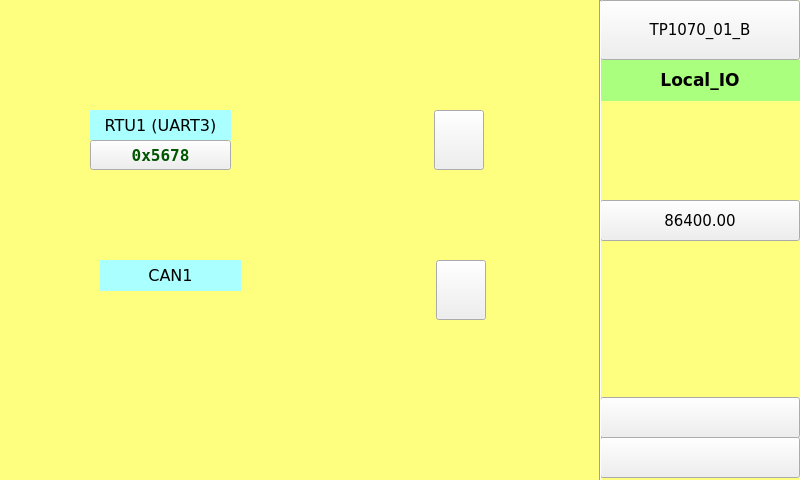
<?xml version="1.0" encoding="UTF-8"?>
<ui version="4.0">
 <class>page100</class>
 <widget class="QWidget" name="page100">
  <property name="geometry">
   <rect>
    <x>0</x>
    <y>0</y>
    <width>800</width>
    <height>480</height>
   </rect>
  </property>
  <property name="minimumSize">
   <size>
    <width>800</width>
    <height>480</height>
   </size>
  </property>
  <property name="maximumSize">
   <size>
    <width>800</width>
    <height>480</height>
   </size>
  </property>
  <property name="windowTitle">
   <string>page100</string>
  </property>
  <property name="styleSheet">
   <string notr="true">QWidget#page100
{background-color: rgb(255, 255, 127);
}
</string>
  </property>
  <widget class="ATCMbutton" name="atcmButton_6">
   <property name="geometry">
    <rect>
     <x>600</x>
     <y>0</y>
     <width>200</width>
     <height>60</height>
    </rect>
   </property>
   <property name="font">
    <font>
     <family>DejaVu Sans</family>
     <pointsize>11</pointsize>
     <weight>50</weight>
     <bold>false</bold>
    </font>
   </property>
   <property name="toolTip">
    <string/>
   </property>
   <property name="whatsThis">
    <string>ATCMbutton widget</string>
   </property>
   <property name="pageName">
    <string>menu</string>
   </property>
   <property name="statusvar">
    <string/>
   </property>
   <property name="viewStatus">
    <bool>false</bool>
   </property>
   <property name="refresh">
    <number>200</number>
   </property>
   <property name="visibilityVar">
    <string/>
   </property>
   <property name="bgColor">
    <color>
     <red>255</red>
     <green>255</green>
     <blue>127</blue>
    </color>
   </property>
   <property name="borderColor">
    <color>
     <red>0</red>
     <green>0</green>
     <blue>0</blue>
    </color>
   </property>
   <property name="text">
    <string>TP1070_01_B</string>
   </property>
   <property name="pressText">
    <string>TP1070_01_B</string>
   </property>
   <property name="borderWidth">
    <number>1</number>
   </property>
   <property name="borderRadius">
    <number>0</number>
   </property>
   <property name="apparence">
    <enum>QFrame::Raised</enum>
   </property>
  </widget>
  <widget class="ATCMdate" name="atcmDate">
   <property name="geometry">
    <rect>
     <x>600</x>
     <y>397</y>
     <width>200</width>
     <height>41</height>
    </rect>
   </property>
   <property name="font">
    <font>
     <family>DejaVu Sans</family>
     <pointsize>10</pointsize>
    </font>
   </property>
   <property name="toolTip">
    <string>ATCM QDate</string>
   </property>
   <property name="whatsThis">
    <string>ATCMdate widget</string>
   </property>
   <property name="bgColor">
    <color>
     <red>170</red>
     <green>255</green>
     <blue>127</blue>
    </color>
   </property>
   <property name="borderWidth">
    <number>0</number>
   </property>
   <property name="borderRadius">
    <number>0</number>
   </property>
  </widget>
  <widget class="ATCMtime" name="atcmTime">
   <property name="geometry">
    <rect>
     <x>600</x>
     <y>437</y>
     <width>200</width>
     <height>41</height>
    </rect>
   </property>
   <property name="font">
    <font>
     <family>DejaVu Sans</family>
     <pointsize>10</pointsize>
    </font>
   </property>
   <property name="toolTip">
    <string>ATCM QTime</string>
   </property>
   <property name="whatsThis">
    <string>ATCMtime widget</string>
   </property>
   <property name="bgColor">
    <color>
     <red>170</red>
     <green>255</green>
     <blue>127</blue>
    </color>
   </property>
   <property name="borderWidth">
    <number>0</number>
   </property>
   <property name="borderRadius">
    <number>0</number>
   </property>
  </widget>
  <widget class="ATCMlabel" name="atcmLabel_PLC_time">
   <property name="geometry">
    <rect>
     <x>600</x>
     <y>200</y>
     <width>200</width>
     <height>41</height>
    </rect>
   </property>
   <property name="font">
    <font>
     <family>DejaVu Sans</family>
     <pointsize>11</pointsize>
     <weight>50</weight>
     <bold>false</bold>
    </font>
   </property>
   <property name="text">
    <string>86400.00</string>
   </property>
   <property name="toolTip">
    <string>PLC_time</string>
   </property>
   <property name="whatsThis">
    <string>ATCMlabel widget</string>
   </property>
   <property name="variable">
    <string>PLC_time</string>
   </property>
   <property name="refresh">
    <number>500</number>
   </property>
   <property name="max">
    <string>0</string>
   </property>
   <property name="min">
    <string>0</string>
   </property>
   <property name="viewStatus">
    <bool>false</bool>
   </property>
   <property name="visibilityVar">
    <string/>
   </property>
   <property name="bgColor">
    <color>
     <red>170</red>
     <green>255</green>
     <blue>127</blue>
    </color>
   </property>
   <property name="borderWidth">
    <number>0</number>
   </property>
   <property name="borderRadius">
    <number>0</number>
   </property>
  </widget>
  <widget class="QLabel" name="label_Qt_Project">
   <property name="geometry">
    <rect>
     <x>600</x>
     <y>60</y>
     <width>200</width>
     <height>41</height>
    </rect>
   </property>
   <property name="font">
    <font>
     <family>DejaVu Sans</family>
     <pointsize>13</pointsize>
     <weight>75</weight>
     <bold>true</bold>
    </font>
   </property>
   <property name="styleSheet">
    <string notr="true">background-color: rgb(170, 255, 127);</string>
   </property>
   <property name="text">
    <string>Local_IO</string>
   </property>
   <property name="alignment">
    <set>Qt::AlignCenter</set>
   </property>
  </widget>
  <widget class="Line" name="line_6">
   <property name="geometry">
    <rect>
     <x>590</x>
     <y>0</y>
     <width>20</width>
     <height>481</height>
    </rect>
   </property>
   <property name="orientation">
    <enum>Qt::Vertical</enum>
   </property>
  </widget>
  <widget class="ATCMled" name="atcmLed_21">
   <property name="geometry">
    <rect>
     <x>140</x>
     <y>300</y>
     <width>30</width>
     <height>30</height>
    </rect>
   </property>
   <property name="toolTip">
    <string>CH1_NETGOOD</string>
   </property>
   <property name="whatsThis">
    <string>ATCMled widget</string>
   </property>
   <property name="variable">
    <string>CH1_NETGOOD</string>
   </property>
   <property name="refresh">
    <number>500</number>
   </property>
   <property name="viewStatus">
    <bool>false</bool>
   </property>
   <property name="visibilityVar">
    <string/>
   </property>
   <property name="onIcon">
    <iconset>
     <normaloff>:/on.png</normaloff>:/on.png</iconset>
   </property>
   <property name="offIcon">
    <iconset>
     <normaloff>:/off.png</normaloff>:/off.png</iconset>
   </property>
  </widget>
  <widget class="ATCMled" name="atcmLed_22">
   <property name="geometry">
    <rect>
     <x>175</x>
     <y>300</y>
     <width>30</width>
     <height>30</height>
    </rect>
   </property>
   <property name="toolTip">
    <string>CH1_01_NODERUN</string>
   </property>
   <property name="whatsThis">
    <string>ATCMled widget</string>
   </property>
   <property name="variable">
    <string>CH1_01_NODERUN</string>
   </property>
   <property name="refresh">
    <number>500</number>
   </property>
   <property name="viewStatus">
    <bool>false</bool>
   </property>
   <property name="visibilityVar">
    <string/>
   </property>
   <property name="onIcon">
    <iconset>
     <normaloff>:/on.png</normaloff>:/on.png</iconset>
   </property>
   <property name="offIcon">
    <iconset>
     <normaloff>:/off.png</normaloff>:/off.png</iconset>
   </property>
  </widget>
  <widget class="ATCMled" name="atcmLed_23">
   <property name="geometry">
    <rect>
     <x>211</x>
     <y>300</y>
     <width>30</width>
     <height>30</height>
    </rect>
   </property>
   <property name="toolTip">
    <string>CH1_01_NODEGOOD</string>
   </property>
   <property name="whatsThis">
    <string>ATCMled widget</string>
   </property>
   <property name="variable">
    <string>CH1_01_NODEGOOD</string>
   </property>
   <property name="refresh">
    <number>500</number>
   </property>
   <property name="viewStatus">
    <bool>false</bool>
   </property>
   <property name="visibilityVar">
    <string/>
   </property>
   <property name="onIcon">
    <iconset>
     <normaloff>:/on.png</normaloff>:/on.png</iconset>
   </property>
   <property name="offIcon">
    <iconset>
     <normaloff>:/off.png</normaloff>:/off.png</iconset>
   </property>
  </widget>
  <widget class="ATCMled" name="atcmLed_24">
   <property name="geometry">
    <rect>
     <x>103</x>
     <y>300</y>
     <width>30</width>
     <height>30</height>
    </rect>
   </property>
   <property name="toolTip">
    <string>CH1_NETRUN</string>
   </property>
   <property name="whatsThis">
    <string>ATCMled widget</string>
   </property>
   <property name="variable">
    <string>CH1_NETRUN</string>
   </property>
   <property name="refresh">
    <number>500</number>
   </property>
   <property name="viewStatus">
    <bool>false</bool>
   </property>
   <property name="visibilityVar">
    <string/>
   </property>
   <property name="onIcon">
    <iconset>
     <normaloff>:/on.png</normaloff>:/on.png</iconset>
   </property>
   <property name="offIcon">
    <iconset>
     <normaloff>:/off.png</normaloff>:/off.png</iconset>
   </property>
  </widget>
  <widget class="ATCMlabel" name="atcmLabel_42">
   <property name="geometry">
    <rect>
     <x>90</x>
     <y>140</y>
     <width>141</width>
     <height>30</height>
    </rect>
   </property>
   <property name="font">
    <font>
     <family>DejaVu Sans Mono</family>
     <pointsize>12</pointsize>
     <weight>75</weight>
     <bold>true</bold>
    </font>
   </property>
   <property name="text">
    <string>0x5678</string>
   </property>
   <property name="styleSheet">
    <string notr="true">color: rgb(0, 85, 0);</string>
   </property>
   <property name="toolTip">
    <string>RTU_HEARTBEAT</string>
   </property>
   <property name="whatsThis">
    <string>ATCMlabel widget</string>
   </property>
   <property name="variable">
    <string>RTU_HEARTBEAT</string>
   </property>
   <property name="refresh">
    <number>200</number>
   </property>
   <property name="max">
    <string>0</string>
   </property>
   <property name="min">
    <string>0</string>
   </property>
   <property name="viewStatus">
    <bool>false</bool>
   </property>
   <property name="visibilityVar">
    <string/>
   </property>
   <property name="bgColor">
    <color>
     <red>170</red>
     <green>255</green>
     <blue>255</blue>
    </color>
   </property>
   <property name="fontColor">
    <color>
     <red>0</red>
     <green>0</green>
     <blue>0</blue>
    </color>
   </property>
   <property name="borderWidth">
    <number>0</number>
   </property>
   <property name="borderRadius">
    <number>0</number>
   </property>
   <property name="format">
    <enum>ATCMlabel::Dec</enum>
   </property>
  </widget>
  <widget class="ATCMbutton" name="atcmButton_7">
   <property name="geometry">
    <rect>
     <x>434</x>
     <y>110</y>
     <width>50</width>
     <height>60</height>
    </rect>
   </property>
   <property name="font">
    <font>
     <family>DejaVu Sans</family>
     <pointsize>11</pointsize>
    </font>
   </property>
   <property name="checkable">
    <bool>true</bool>
   </property>
   <property name="toolTip">
    <string>RTU_RTU_WR</string>
   </property>
   <property name="whatsThis">
    <string>ATCMbutton widget</string>
   </property>
   <property name="pageName">
    <string/>
   </property>
   <property name="passwordVar">
    <string/>
   </property>
   <property name="statusvar">
    <string>RTU_RTU_WR</string>
   </property>
   <property name="viewStatus">
    <bool>false</bool>
   </property>
   <property name="visibilityVar">
    <string/>
   </property>
   <property name="bgColor">
    <color>
     <red>255</red>
     <green>0</green>
     <blue>0</blue>
    </color>
   </property>
   <property name="bgPressColor">
    <color>
     <red>85</red>
     <green>255</green>
     <blue>0</blue>
    </color>
   </property>
   <property name="text">
    <string/>
   </property>
   <property name="pressText">
    <string/>
   </property>
   <property name="borderWidth">
    <number>0</number>
   </property>
   <property name="borderRadius">
    <number>0</number>
   </property>
   <property name="apparence">
    <enum>QFrame::Raised</enum>
   </property>
  </widget>
  <widget class="ATCMled" name="atcmLed_26">
   <property name="geometry">
    <rect>
     <x>308</x>
     <y>110</y>
     <width>50</width>
     <height>60</height>
    </rect>
   </property>
   <property name="toolTip">
    <string>RTU_RTU_RD</string>
   </property>
   <property name="whatsThis">
    <string>ATCMled widget</string>
   </property>
   <property name="font">
    <font>
     <family>DejaVu Sans</family>
     <pointsize>8</pointsize>
    </font>
   </property>
   <property name="variable">
    <string>RTU_RTU_RD</string>
   </property>
   <property name="refresh">
    <number>500</number>
   </property>
   <property name="viewStatus">
    <bool>false</bool>
   </property>
   <property name="visibilityVar">
    <string/>
   </property>
   <property name="onIcon">
    <iconset>
     <normaloff>:/on.png</normaloff>:/on.png</iconset>
   </property>
   <property name="offIcon">
    <iconset>
     <normaloff>:/off.png</normaloff>:/off.png</iconset>
   </property>
  </widget>
  <widget class="QLabel" name="label_30">
   <property name="geometry">
    <rect>
     <x>90</x>
     <y>110</y>
     <width>141</width>
     <height>30</height>
    </rect>
   </property>
   <property name="font">
    <font>
     <family>DejaVu Sans</family>
     <pointsize>12</pointsize>
     <weight>50</weight>
     <bold>false</bold>
    </font>
   </property>
   <property name="styleSheet">
    <string notr="true">background-color: rgb(170, 255, 255);</string>
   </property>
   <property name="text">
    <string>RTU1 (UART3)</string>
   </property>
   <property name="alignment">
    <set>Qt::AlignCenter</set>
   </property>
  </widget>
  <widget class="QLabel" name="label_31">
   <property name="geometry">
    <rect>
     <x>100</x>
     <y>260</y>
     <width>141</width>
     <height>31</height>
    </rect>
   </property>
   <property name="font">
    <font>
     <family>DejaVu Sans</family>
     <pointsize>12</pointsize>
     <weight>50</weight>
     <bold>false</bold>
    </font>
   </property>
   <property name="styleSheet">
    <string notr="true">background-color: rgb(170, 255, 255);</string>
   </property>
   <property name="text">
    <string>CAN1</string>
   </property>
   <property name="alignment">
    <set>Qt::AlignCenter</set>
   </property>
  </widget>
  <widget class="ATCMbutton" name="atcmButton_8">
   <property name="geometry">
    <rect>
     <x>436</x>
     <y>260</y>
     <width>50</width>
     <height>60</height>
    </rect>
   </property>
   <property name="font">
    <font>
     <family>DejaVu Sans</family>
     <pointsize>11</pointsize>
    </font>
   </property>
   <property name="checkable">
    <bool>true</bool>
   </property>
   <property name="toolTip">
    <string>CAN_DigOut_1</string>
   </property>
   <property name="whatsThis">
    <string>ATCMbutton widget</string>
   </property>
   <property name="pageName">
    <string/>
   </property>
   <property name="passwordVar">
    <string/>
   </property>
   <property name="statusvar">
    <string>CAN_DigOut_1</string>
   </property>
   <property name="viewStatus">
    <bool>false</bool>
   </property>
   <property name="visibilityVar">
    <string/>
   </property>
   <property name="bgColor">
    <color>
     <red>255</red>
     <green>0</green>
     <blue>0</blue>
    </color>
   </property>
   <property name="bgPressColor">
    <color>
     <red>85</red>
     <green>255</green>
     <blue>0</blue>
    </color>
   </property>
   <property name="text">
    <string/>
   </property>
   <property name="pressText">
    <string/>
   </property>
   <property name="borderWidth">
    <number>0</number>
   </property>
   <property name="borderRadius">
    <number>0</number>
   </property>
   <property name="apparence">
    <enum>QFrame::Raised</enum>
   </property>
  </widget>
  <widget class="ATCMled" name="atcmLed_27">
   <property name="geometry">
    <rect>
     <x>310</x>
     <y>260</y>
     <width>50</width>
     <height>60</height>
    </rect>
   </property>
   <property name="toolTip">
    <string>CAN_DigIn_1</string>
   </property>
   <property name="whatsThis">
    <string>ATCMled widget</string>
   </property>
   <property name="font">
    <font>
     <family>DejaVu Sans</family>
     <pointsize>8</pointsize>
    </font>
   </property>
   <property name="variable">
    <string>CAN_DigIn_1</string>
   </property>
   <property name="refresh">
    <number>500</number>
   </property>
   <property name="viewStatus">
    <bool>false</bool>
   </property>
   <property name="visibilityVar">
    <string/>
   </property>
   <property name="onIcon">
    <iconset>
     <normaloff>:/on.png</normaloff>:/on.png</iconset>
   </property>
   <property name="offIcon">
    <iconset>
     <normaloff>:/off.png</normaloff>:/off.png</iconset>
   </property>
  </widget>
  <zorder>atcmButton_6</zorder>
  <zorder>atcmDate</zorder>
  <zorder>atcmTime</zorder>
  <zorder>atcmLabel_PLC_time</zorder>
  <zorder>label_Qt_Project</zorder>
  <zorder>atcmLed_21</zorder>
  <zorder>atcmLed_22</zorder>
  <zorder>atcmLed_23</zorder>
  <zorder>atcmLed_24</zorder>
  <zorder>atcmLabel_42</zorder>
  <zorder>atcmButton_7</zorder>
  <zorder>atcmLed_26</zorder>
  <zorder>label_30</zorder>
  <zorder>label_31</zorder>
  <zorder>atcmButton_8</zorder>
  <zorder>atcmLed_27</zorder>
  <zorder>line_6</zorder>
 </widget>
 <customwidgets>
  <customwidget>
   <class>ATCMbutton</class>
   <extends>QPushButton</extends>
   <header>atcmplugin.h</header>
  </customwidget>
  <customwidget>
   <class>ATCMdate</class>
   <extends>QPushButton</extends>
   <header>atcmplugin.h</header>
  </customwidget>
  <customwidget>
   <class>ATCMlabel</class>
   <extends>QPushButton</extends>
   <header>atcmplugin.h</header>
  </customwidget>
  <customwidget>
   <class>ATCMled</class>
   <extends>QLabel</extends>
   <header>atcmplugin.h</header>
  </customwidget>
  <customwidget>
   <class>ATCMtime</class>
   <extends>QPushButton</extends>
   <header>atcmplugin.h</header>
  </customwidget>
 </customwidgets>
 <resources/>
 <connections>
  <connection>
   <sender>atcmButton_6</sender>
   <signal>newPage(const char*,bool)</signal>
   <receiver>page100</receiver>
   <slot>goto_page(const char*,bool)</slot>
   <hints>
    <hint type="sourcelabel">
     <x>20</x>
     <y>20</y>
    </hint>
    <hint type="destinationlabel">
     <x>20</x>
     <y>20</y>
    </hint>
   </hints>
  </connection>
 </connections>
 <slots>
  <slot>goto_page(const char*,bool)</slot>
 </slots>
</ui>
